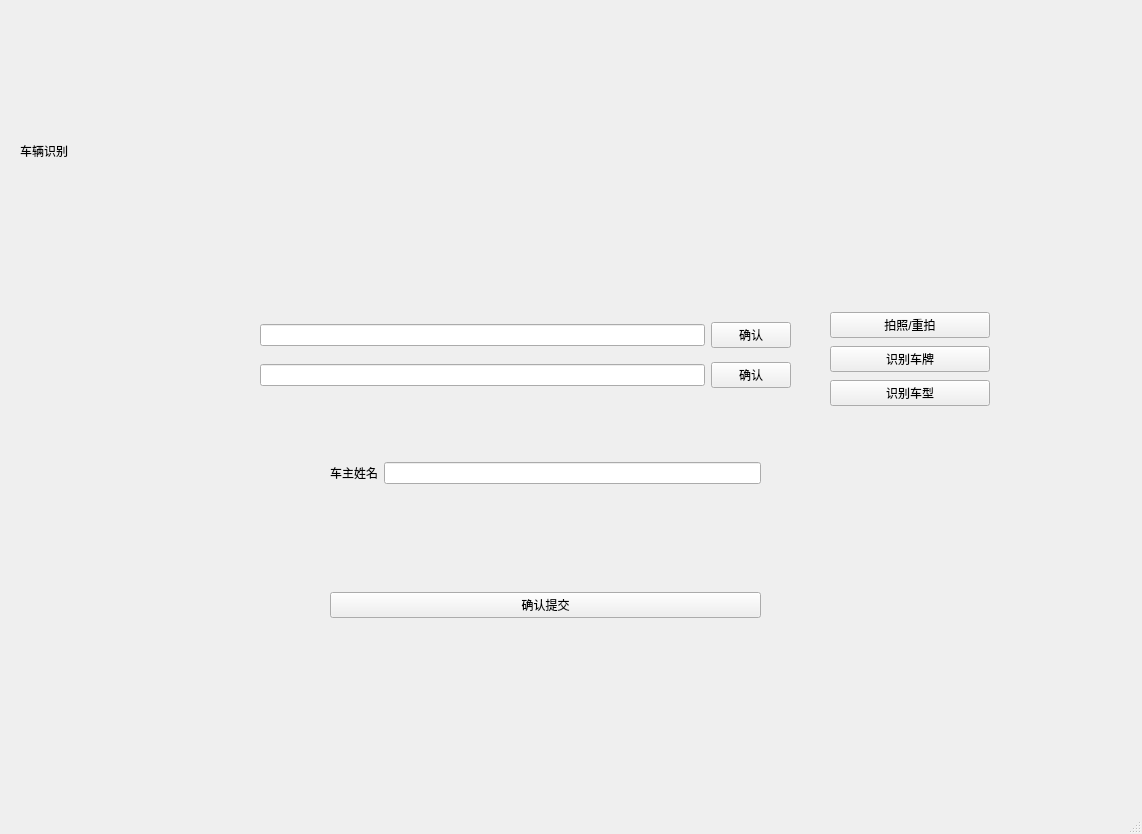
<?xml version="1.0" encoding="UTF-8"?>
<ui version="4.0">
 <class>MainWindow</class>
 <widget class="QMainWindow" name="MainWindow">
  <property name="geometry">
   <rect>
    <x>0</x>
    <y>0</y>
    <width>1142</width>
    <height>834</height>
   </rect>
  </property>
  <property name="windowTitle">
   <string>MainWindow</string>
  </property>
  <widget class="QWidget" name="centralwidget">
   <widget class="QLabel" name="label">
    <property name="geometry">
     <rect>
      <x>20</x>
      <y>10</y>
      <width>1121</width>
      <height>281</height>
     </rect>
    </property>
    <property name="text">
     <string>车辆识别</string>
    </property>
   </widget>
   <widget class="QWidget" name="horizontalLayoutWidget">
    <property name="geometry">
     <rect>
      <x>260</x>
      <y>320</y>
      <width>531</width>
      <height>31</height>
     </rect>
    </property>
    <layout class="QHBoxLayout" name="horizontalLayout">
     <item>
      <widget class="QLineEdit" name="lineEdit"/>
     </item>
     <item>
      <widget class="QPushButton" name="pushButton">
       <property name="text">
        <string>确认</string>
       </property>
      </widget>
     </item>
    </layout>
   </widget>
   <widget class="QWidget" name="verticalLayoutWidget">
    <property name="geometry">
     <rect>
      <x>830</x>
      <y>310</y>
      <width>160</width>
      <height>100</height>
     </rect>
    </property>
    <layout class="QVBoxLayout" name="verticalLayout">
     <item>
      <widget class="QPushButton" name="pushButton_2">
       <property name="text">
        <string>拍照/重拍</string>
       </property>
      </widget>
     </item>
     <item>
      <widget class="QPushButton" name="pushButton_3">
       <property name="text">
        <string>识别车牌</string>
       </property>
      </widget>
     </item>
     <item>
      <widget class="QPushButton" name="pushButton_4">
       <property name="text">
        <string>识别车型</string>
       </property>
      </widget>
     </item>
    </layout>
   </widget>
   <widget class="QWidget" name="verticalLayoutWidget_2">
    <property name="geometry">
     <rect>
      <x>330</x>
      <y>360</y>
      <width>431</width>
      <height>361</height>
     </rect>
    </property>
    <layout class="QVBoxLayout" name="verticalLayout_2">
     <item>
      <layout class="QHBoxLayout" name="horizontalLayout_2">
       <item>
        <widget class="QLabel" name="label_3">
         <property name="text">
          <string>车主姓名</string>
         </property>
        </widget>
       </item>
       <item>
        <widget class="QLineEdit" name="lineEdit_2"/>
       </item>
      </layout>
     </item>
     <item>
      <widget class="QPushButton" name="pushButton_6">
       <property name="text">
        <string>确认提交</string>
       </property>
      </widget>
     </item>
    </layout>
   </widget>
   <widget class="QWidget" name="horizontalLayoutWidget_7">
    <property name="geometry">
     <rect>
      <x>260</x>
      <y>360</y>
      <width>531</width>
      <height>31</height>
     </rect>
    </property>
    <layout class="QHBoxLayout" name="horizontalLayout_7">
     <item>
      <widget class="QLineEdit" name="lineEdit_7"/>
     </item>
     <item>
      <widget class="QPushButton" name="pushButton_5">
       <property name="text">
        <string>确认</string>
       </property>
      </widget>
     </item>
    </layout>
   </widget>
  </widget>
  <widget class="QMenuBar" name="menubar">
   <property name="geometry">
    <rect>
     <x>0</x>
     <y>0</y>
     <width>1142</width>
     <height>26</height>
    </rect>
   </property>
  </widget>
  <widget class="QStatusBar" name="statusbar"/>
 </widget>
 <resources/>
 <connections/>
</ui>
